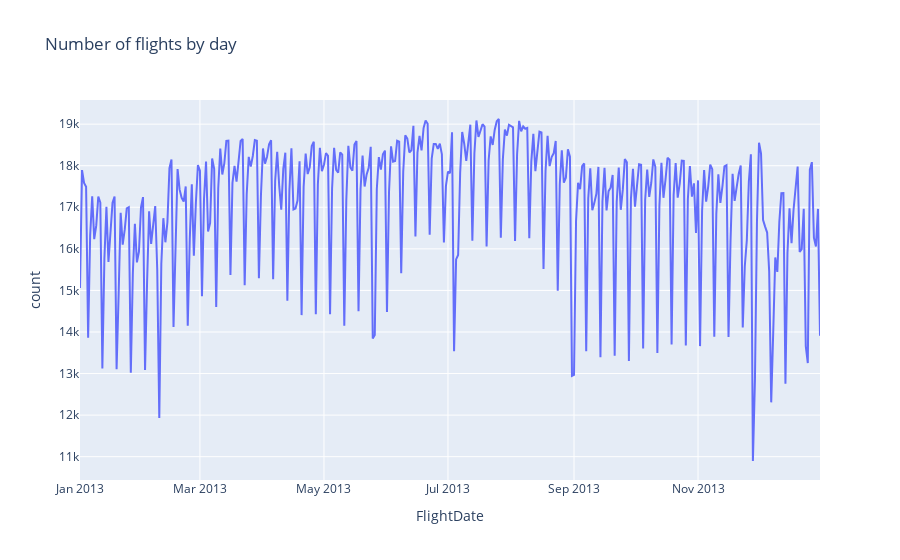

Notebook source saved alongside this figure:
### Code cell
# num flights by day
def flights_by_day(df):
    df_aggregated = df.groupBy("FlightDate","DayOfWeek").count()
    df_aggregated = df_aggregated.orderBy("FlightDate", ascending=True)
    # convert DayOfWeek to string with the corresponding day
    df_aggregated = df_aggregated.withColumn("DayOfWeek", when(col("DayOfWeek") == 1, "Monday").when(col("DayOfWeek") == 2, "Tuesday").when(col("DayOfWeek") == 3, "Wednesday").when(col("DayOfWeek") == 4, "Thursday").when(col("DayOfWeek") == 5, "Friday").when(col("DayOfWeek") == 6, "Saturday").when(col("DayOfWeek") == 7, "Sunday"))
    return df_aggregated

# visualized flights as line chart
def flights_by_day_line(df):
    df_pd = flights_by_day(df).toPandas()
    fig = px.line(df_pd, x="FlightDate", y="count", title="Number of flights by day",hover_data=["DayOfWeek","FlightDate","count"])
    return fig


flights_by_day_line(df).show()

### Figure 1 — Plotly figure (JSON) as saved in the notebook; plotly's stock layout.template omitted (floating-point values rounded to 4 significant figures; data arrays with more than 128 entries replaced by an {"elided": "..."} marker saying what was removed)
{"data": [{"customdata": {"elided": "365x1 str values"}, "hovertemplate": "FlightDate=%{x}<br>count=%{y}<br>DayOfWeek=%{customdata[0]}<extra></extra>", "legendgroup": "", "line": {"color": "#636efa", "dash": "solid"}, "marker": {"symbol": "circle"}, "mode": "lines", "name": "", "orientation": "v", "showlegend": false, "type": "scatter", "x": {"elided": "365 str values"}, "xaxis": "x", "y": {"elided": "365 int values"}, "yaxis": "y"}], "layout": {"legend": {"tracegroupgap": 0}, "title": {"text": "Number of flights by day"}, "xaxis": {"anchor": "y", "domain": [0, 1], "title": {"text": "FlightDate"}}, "yaxis": {"anchor": "x", "domain": [0, 1], "title": {"text": "count"}}}}
